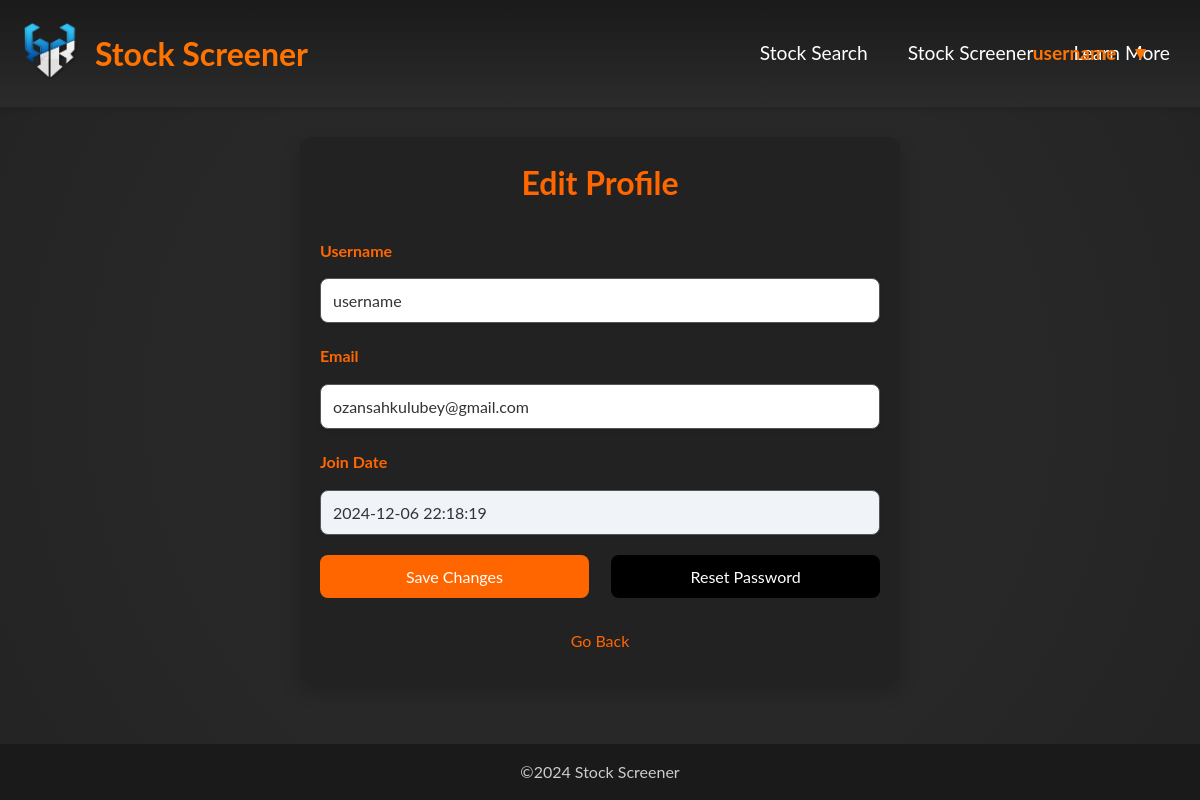
The page /profile/ (signed in) on the database its author committed.
### tables this page shows
CREATE TABLE user (
        id INTEGER PRIMARY KEY AUTOINCREMENT,
        username TEXT NOT NULL UNIQUE,
        email TEXT NOT NULL UNIQUE,
        password TEXT NOT NULL,
        created_at TIMESTAMP DEFAULT CURRENT_TIMESTAMP,
        is_verified INTEGER DEFAULT 0
    );

### app.py (the view)
@app.route('/profile/')
def profile():
    if 'user_id' not in session:
        return redirect(url_for('login'))  #if user is not in the session, direct to the login
    data = profile_controller.profile(session['user_id'])
    return render_template('profile.html', user=data['user'], messages=data['messages'])

### app.py (called while the page is built)
@app.before_request
def require_login():
    return auth_controller.require_login()

@app.context_processor
def inject_user():
    return auth_controller.inject_user()

### controllers/auth_controller.py (called while the page is built)
    def get_db_connection(self):
        if current_app.config['TESTING']:
            conn = sqlite3.connect(':memory:')
        else:
            conn = sqlite3.connect('database/database.db')
        conn.row_factory = sqlite3.Row
        return conn

    def require_login(self):
        allowed_routes = ['login', 'register', 'forgot_password_method', 'validate_reset_otp_method',
                          'reset_password_method']
        if 'logged_in' not in session and request.endpoint not in allowed_routes:
            return redirect(url_for('login'))

    def inject_user(self):
        if 'user_id' in session:
            conn = self.get_db_connection()
            conn.execute('''CREATE TABLE IF NOT EXISTS user (
                                id INTEGER PRIMARY KEY AUTOINCREMENT,
                                username TEXT NOT NULL,
                                email TEXT NOT NULL,
                                password TEXT NOT NULL
                            )''')
            user = conn.execute('SELECT * FROM user WHERE id = ?', (session['user_id'],)).fetchone()
            conn.close()
            return {'user': dict(user) if user else None}
        return {'user': None}

### controllers/profile_controller.py (called while the page is built)
    def get_db_connection(self):
        if current_app.config['TESTING']:
            conn = sqlite3.connect(':memory:')
        else:
            conn = sqlite3.connect('database/database.db')
        conn.row_factory = sqlite3.Row
        return conn

    def profile(self, user_id):
        conn = self.get_db_connection()
        user = conn.execute('SELECT * FROM user WHERE id = ?', (user_id,)).fetchone()
        conn.close()
        all_messages = get_flashed_messages(with_categories=True)
        messages = [
            msg for msg in all_messages
            if not any(word in msg[1].lower() for word in ['login', 'otp', 'register'])
        ]
        return {'user': dict(user) if user else None, 'messages': messages}

### templates/profile.html (shortened to what this page needs)
<!doctype html>
<html lang="en">
<head>
    <link rel="stylesheet" href="{{ url_for('static', filename='global.css') }}">
    <link rel="stylesheet" href="{{ url_for('static', filename='profile.css') }}">
</head>
<body>
<header>
        <nav class="navbar">
            <div class="logo-container">
                <a href="{{ url_for('stock_search') }}"><img src="{{ url_for('static', filename='image/logo.png') }}" alt="Logo" class="logo"></a>
                <a href="{{ url_for('stock_search') }}" class="nav-title">Stock Screener</a>
            </div>
            <div class="menu-container">
                <a href="{{ url_for('stock_search') }}" class="menu-item">Stock Search</a>
                <a href="{{ url_for('index') }}" class="menu-item">Stock Screener</a>
                <a href="{{ url_for('learn_more') }}" class="menu-item">Learn More</a>
            </div>
            {% include 'partials/logout.html' %}
        </nav>
    </header>
    <div class="profile-container">
        <h1>Edit Profile</h1>
        <form method="POST" action="/profile/update">
            <div class="form-group">
                <label for="username">Username</label>
                <input type="text" id="username" name="username" value="{{ user['username'] }}" required>
            </div>
            <div class="form-group">
                <label for="email">Email</label>
                <input type="email" id="email" name="email" value="{{ user['email'] }}" required>
            </div>
            <div class="form-group">
                <label for="join-date">Join Date</label>
                <input type="text" id="join-date" name="join_date" value="{{ user['created_at'] }}" readonly>
            </div>
            <div class="form-actions">
                <button type="submit" class="save-btn">Save Changes</button>
                <button type="button" class="reset-password-btn" onclick="showResetPasswordPopup()">Reset Password</button>
            </div>
                <a class="back-link" href="{{ url_for('stock_search') }}">Go Back</a>
        </form>
    </div>
      <footer>
        <div class="footer-social">
            <span>©2024 Stock Screener</span>
        </div>
    </footer>
</body>
</html>

### templates/partials/logout.html (shortened to what this page needs)
    {% if user %}
    <div class="logout-container">
        <div class="user-dropdown">
            <span>{{ user['username'] }}</span>
            <span class="dropdown-icon">▼</span>
        </div>
    </div>
    {% else %}
    <div class="logout-container">
        <a href="/login" class="login-link" style="color: #ff7300; text-decoration: none; font-weight: bold;">Login</a>
    </div>
    {% endif %}

### static/global.css (style rules this page uses)
* { margin: 0; padding: 0; box-sizing: border-box; font-family: "Lato", sans-serif; }
html, body { min-height: 100vh; margin: 0; background-color: #1e1e1e; color: #f4f4f4; line-height: 1.6; display: flex; flex-direction: column; }
body { background-color: #2c2c2c; background-image: radial-gradient(circle, rgba(0, 0, 0, 0.1), rgba(0, 0, 0, 0.1) 60%, rgba(0, 0, 0, 0.2)); }
a { color: #ff7300; text-decoration: none; transition: color 0.3s ease; }
header { background: linear-gradient(to bottom, #1a1a1a, #2b2b2b); box-shadow: 0 4px 6px rgba(0, 0, 0, 0.1); padding: 20px 0; }
.navbar { display: flex; justify-content: space-between; align-items: center; max-width: 1200px; margin: 0 auto; padding: 0 20px; }
.logo-container { display: flex; align-items: center; }
.logo { width: 60px; height: auto; margin-right: 15px; }
.nav-title { color: #ff7300; font-size: 32px; font-weight: 700; }
.logout-container { position: absolute; right: 40px; display: flex; align-items: center; font-size: 1em; color: #333; z-index: 10; }
.user-dropdown { position: relative; display: inline-block; color: #ff7300; cursor: pointer; font-size: 1.2em; font-weight: bold; }
.user-dropdown span { margin-right: 10px; }
.dropdown-icon { font-size: 1em; transform: rotate(0deg); transition: transform 0.3s ease; }
footer { background-color: #1a1a1a; color: #ccc; text-align: center; padding: 15px 0; margin-top: auto; }
.back-link { display: inline-block; margin-top: 20px; color: #ff9800; text-decoration: none; }
.menu-container { display: flex; gap: 20px; }
.menu-container a { font-size: 1.2em; }
.menu-item { color: #ffffff; font-size: 16px; text-decoration: none; padding: 10px; transition: color 0.3s ease; }

### static/profile.css (style rules this page uses)
.profile-container { background-color: #222; width: 100%; max-width: 600px; margin: 30px auto; padding: 20px; border-radius: 12px; box-shadow: 0 8px 20px rgba(0, 0, 0, 0.2); }
h1 { color: #ff6600; text-align: center; margin-bottom: 30px; }
.form-group { margin-bottom: 20px; display: flex; flex-direction: column; gap: 10px; }
label { font-weight: bold; color: #ff6600; }
input[type="text"], input[type="email"], input[type="password"] { width: 100%; padding: 12px; margin-top: 5px; border: 1px solid #555; border-radius: 8px; font-size: 16px; color: #333; background-color: #fff; box-shadow: 0 2px 4px rgba(0, 0, 0, 0.1); transition: border-color 0.3s; box-sizing: border-box; }
input[readonly] { background-color: #f0f4f8; cursor: not-allowed; }
.form-actions { display: flex; justify-content: space-between; margin-top: 20px; flex-wrap: wrap; gap: 10px; }
.save-btn, .reset-password-btn { width: 48%; padding: 12px; font-size: 16px; border-radius: 8px; cursor: pointer; }
.save-btn { background-color: #ff6600; color: white; border: none; transition: background-color 0.3s; }
.reset-password-btn { background-color: #000; color: white; border: none; transition: background-color 0.3s; }
a.back-link { display: inline-block; margin-top: 40px; color: #ff6600; text-decoration: none; padding: 10px 15px; border-radius: 5px; transition: background-color 0.3s; text-align: center; }
a.back-link { margin-top: 20px; display: block; text-align: center; width: auto; }

### rows shown on the page
user: username "username", email "ozansahkulubey@gmail.com", join_date "2024-12-06 22:18:19"
